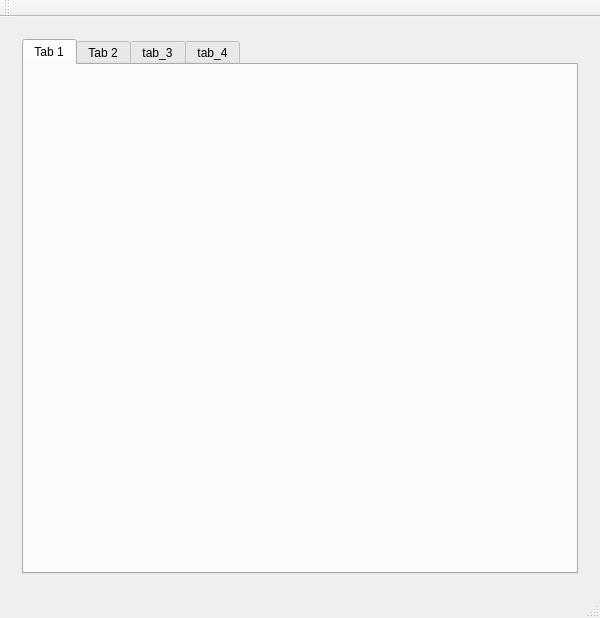
<?xml version="1.0" encoding="UTF-8"?>
<ui version="4.0">
 <class>IranEntryPointClass</class>
 <widget class="QMainWindow" name="IranEntryPointClass">
  <property name="geometry">
   <rect>
    <x>0</x>
    <y>0</y>
    <width>600</width>
    <height>618</height>
   </rect>
  </property>
  <property name="windowTitle">
   <string>IranEntryPoint</string>
  </property>
  <widget class="QWidget" name="centralWidget">
   <layout class="QHBoxLayout" name="horizontalLayout_2">
    <item>
     <widget class="QWidget" name="widget" native="true">
      <layout class="QGridLayout" name="gridLayout">
       <item row="0" column="0">
        <widget class="QTabWidget" name="tabWidget">
         <property name="sizePolicy">
          <sizepolicy hsizetype="Expanding" vsizetype="Expanding">
           <horstretch>1</horstretch>
           <verstretch>1</verstretch>
          </sizepolicy>
         </property>
         <property name="layoutDirection">
          <enum>Qt::LeftToRight</enum>
         </property>
         <property name="currentIndex">
          <number>0</number>
         </property>
         <widget class="QWidget" name="tab">
          <attribute name="title">
           <string>Tab 1</string>
          </attribute>
          <layout class="QGridLayout" name="gridLayout_2"/>
         </widget>
         <widget class="QWidget" name="tab_2">
          <attribute name="title">
           <string>Tab 2</string>
          </attribute>
         </widget>
         <widget class="QWidget" name="tab_3">
          <attribute name="title">
           <string>tab_3</string>
          </attribute>
         </widget>
         <widget class="QWidget" name="tab_4">
          <attribute name="title">
           <string>tab_4</string>
          </attribute>
         </widget>
        </widget>
       </item>
      </layout>
     </widget>
    </item>
   </layout>
  </widget>
  <widget class="QMenuBar" name="menuBar">
   <property name="geometry">
    <rect>
     <x>0</x>
     <y>0</y>
     <width>600</width>
     <height>21</height>
    </rect>
   </property>
  </widget>
  <widget class="QToolBar" name="mainToolBar">
   <attribute name="toolBarArea">
    <enum>TopToolBarArea</enum>
   </attribute>
   <attribute name="toolBarBreak">
    <bool>false</bool>
   </attribute>
  </widget>
  <widget class="QStatusBar" name="statusBar"/>
 </widget>
 <layoutdefault spacing="6" margin="11"/>
 <resources>
  <include location="../Resources/IranEntryPoint.qrc"/>
 </resources>
 <connections/>
</ui>
